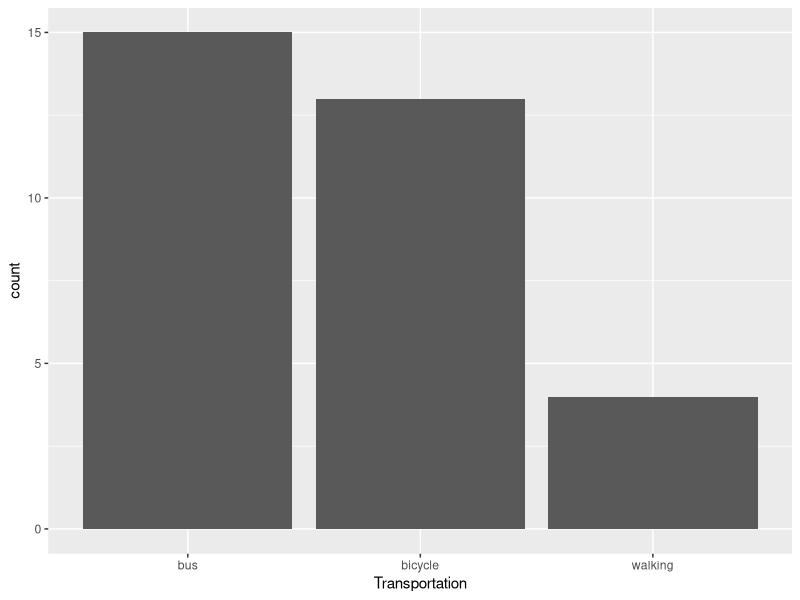
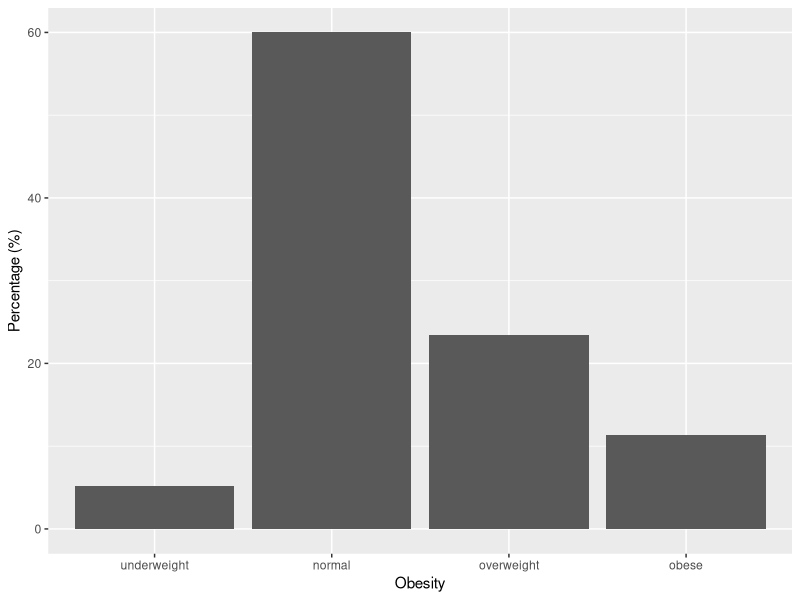

Generate these figures, in order, with R:
# 패키지 로드
library(ggplot2)
library(forcats)

# 데이터 입력
transp <- c("bicycle", "bus", "bus", "walking", "bus", "bicycle", "bicycle", 
            "bus", "bus", "bus", "bicycle", "bus", "bicycle", "bicycle", 
            "walking", "bus", "bus", "bicycle", "bicycle", "walking", 
            "walking", "bicycle", "bus", "bus", "bus", "bus", "bicycle", 
            "bus", "bus", "bicycle", "bicycle", "bicycle")

dat1 <- data.frame(transp)

# 막대그래프 작성
ggplot(data = dat1) + 
  geom_bar(mapping = aes(x = fct_infreq(transp))) + 
  xlab("Transportation")

# transp_factor <- as.factor(transp)
# summary(transp_factor)
# barplot(summary(transp_factor))

# 데이터 입력
obesity <- factor(
  c("underweight", "normal", "overweight", "obese"),
  levels = c("underweight", "normal", "overweight", "obese")
)
count <- c(6, 69, 27, 13)
perc <- count / sum(count) * 100
dat2 <- data.frame(obesity, count, perc)

# 막대그래프 작성
ggplot(data = dat2) +
  geom_bar(mapping = aes(x = obesity, y = perc), stat = "identity") +
  xlab("Obesity") +
  ylab("Percentage (%)")
